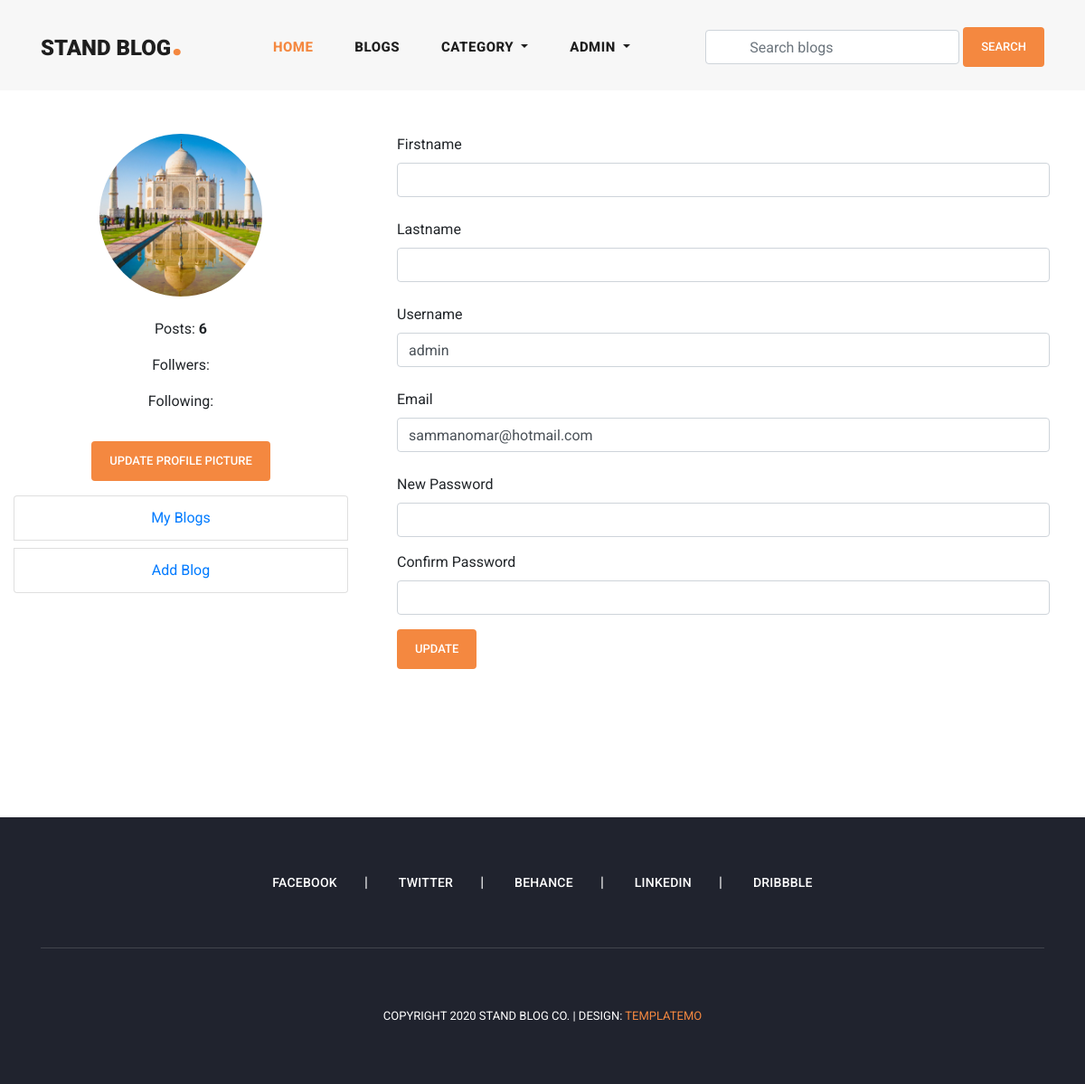
The page /profile/ (signed in) on the database as committed earlier.
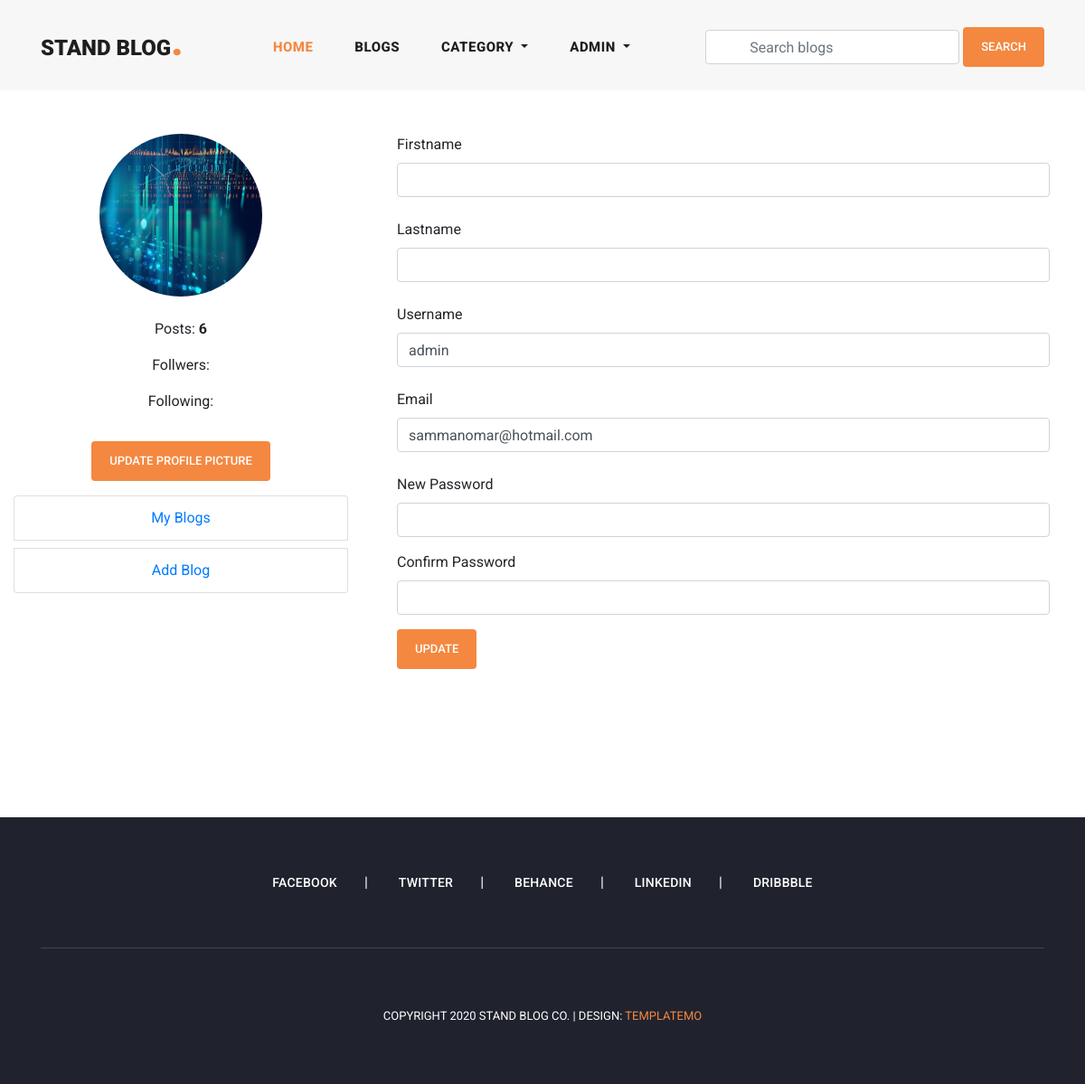
The same page on the database as committed later.
### user_profile/models.py (models this page shows, shortened)
class User(AbstractUser):
    email = models.EmailField(
        max_length=150,
        unique=True,
        error_messages={
            "unique": "The email must be unique"
        }
    )
    profile_image = models.ImageField(
        null=True,
        blank=True,
        upload_to="profile_images"
    )
    REQUIRED_FIELDS = ["email"]
    objects = CustomUserManager()
    def get_profile_picture(self):
        url = ""
        try:
            url = self.profile_image.url
        except:
            url = ""
        return url

### user_profile/views.py (the view, shortened to what this page needs)
# urls.py: path('profile/', profile, name='profile'),
@login_required(login_url='login')
def profile(request):
    account = get_object_or_404(User, pk=request.user.pk)
    form = UserProfileUpdateForm(instance=account)
    context = {
        "account": account,
        "form": form
    }
    return render(request, 'profile.html', context)

### user_profile/forms.py (shortened to what this page needs)
class UserProfileUpdateForm(forms.ModelForm):
    class Meta:
        model = User
        fields = ("first_name", "last_name", "username", "email", )

### blog/context_processors.py (called while the page is built)
def get_all_categories(request):
    categories = Category.objects.all()
    context = {
        "categories": categories
    }
    return context

### templates/profile.html (shortened to what this page needs)
{% extends 'base.html' %}
{% load static %}
{% block content %}
<section class="profile">
    <div class="container-fluid">
        <div class="row py-5">
            <div class="col-md-4">
                <div class="text-center">
                    <img class="rounded rounded-circle profile-picture" src="{{request.user.get_profile_picture}}"
                        alt="">
                    <ul class="text-center py-3">
                        <li class="py-2">
                            <span>Posts: <strong>{{account.user_blogs.count}}</strong></span>
                        </li>
                        <li class="py-2">
                            <span>Follwers: <strong>{{account.followers.all.count}}</strong></span>
                        </li>
                        <li class="py-2">
                            <span>Following: <strong>{{account.user_follows.all.count}}</strong></span>
                        </li>
                    </ul>
                </div>
                <div class="text-center pt-2 pb-1">
                    <button type="button" class="btn btn-primary" data-toggle="modal" data-target="#exampleModal">
                        Update Profile Picture
                    </button>
                </div>
                <ul class="list-group text-center mt-2 mb-5">
                    <li class="list-group-item my-1">
                        <a class="text-decoration-none" href="{% url 'my_blogs' %}">
                            My Blogs
                        </a>
                    </li>
                    <li class="list-group-item my-1">
                        <a class="text-decoration-none" href="{% url 'add_blog' %}">
                            Add Blog
                        </a>
                    </li>
                </ul>
            </div>
            <div class="col-md-8">
                <form class="px-4" action="{% url 'profile' %}" method="POST">
                    <div class="form-group">
                        <label for="firstname">Firstname</label>
                        <input class="form-control" name="first_name" value="{{account.first_name}}" type="text">
                        <p class="text-danger error py-1">{{form.first_name.errors}}</p>
                    </div>
                    <div class="form-group">
                        <label for="lastname">Lastname</label>
                        <input class="form-control" name="last_name" value="{{account.last_name}}" type="text">
                        <p class="text-danger error py-1">{{form.last_name.errors}}</p>
                    </div>
                    <div class="form-group">
                        <label for="username">Username</label>
                        <input class="form-control" name="username" value="{{account.username}}" type="text">
                        <p class="text-danger error py-1">{{form.username.errors}}</p>
                    </div>
                    <div class="form-group">
                        <label for="email">Email</label>
                        <input class="form-control" name="email" value="{{account.email}}" type="email">
                        <p class="text-danger error py-1">{{form.email.errors}}</p>
                    </div>
                    <div class="form-group">
                        <label for="new_password">New Password</label>
                        <input class="form-control" name="new_password" value="" type="password">
                    </div>
                    <div class="form-group">
                        <label for="confirm_password">Confirm Password</label>
                        <input class="form-control" name="confirm_password" value="" type="password">
                    </div>
                    <div class="form-group mt-2">
                        <button class="btn btn-primary">Update</button>
                    </div>
                </form>
            </div>
        </div>
    </div>
</section>
{% endblock content %}

### templates/header.html (shortened to what this page needs)
<header class="">
    <nav class="navbar navbar-expand-lg">
        <div class="container">
            <a class="navbar-brand" href="index.html">
                <h2>Stand Blog<em>.</em></h2>
            </a>
            <div class="collapse navbar-collapse" id="navbarResponsive">
                <ul class="navbar-nav ml-auto">
                    <li class="nav-item active">
                        <a class="nav-link" href="{% url 'home' %}">Home
                        </a>
                    </li>
                    <li class="nav-item">
                        <a class="nav-link" href="{% url 'blogs' %}">Blogs</a>
                    </li>
                    <li class="nav-item dropdown">
                        <a class="nav-link dropdown-toggle" href="#" id="navbarDropdown" role="button"
                            data-toggle="dropdown" aria-haspopup="true" aria-expanded="false">
                            Category
                        </a>
                    </li>
                    {% if request.user.is_authenticated %}
                    <li class="nav-item dropdown">
                        <a class="nav-link dropdown-toggle" href="#" id="navbarDropdown" role="button"
                            data-toggle="dropdown" aria-haspopup="true" aria-expanded="false">
                            {{request.user.username}}
                        </a>
                    </li>
                    {% else %}
                    <li class="nav-item">
                        <a class="nav-link" href="{% url 'login' %}">Login</a>
                    </li>
                    {% endif %}
                </ul>
                <form class="form-inline d-flex flex-nowrap my-2 ml-auto search-form" action="{% url 'search_blogs' %}"
                    method="GET"><input class="form-control px-5" name="search" type="text" placeholder="Search blogs"
                        required>
                </form>
                <button class="btn btn-primary ml-1">Search</button>
            </div>
        </div>
    </nav>
</header>

Rows that differ between the two databases and show on the page:
changed User "ADMIN": user.get_profile_picture: a different picture
